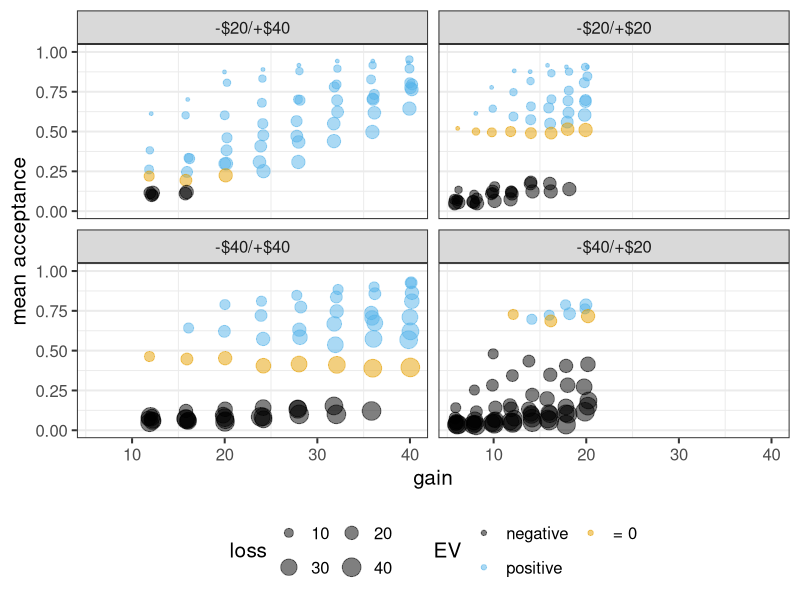
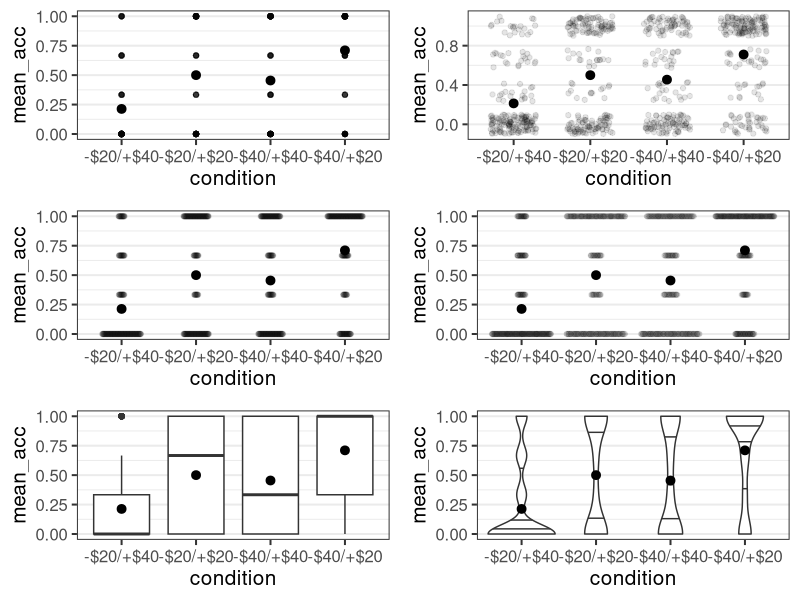
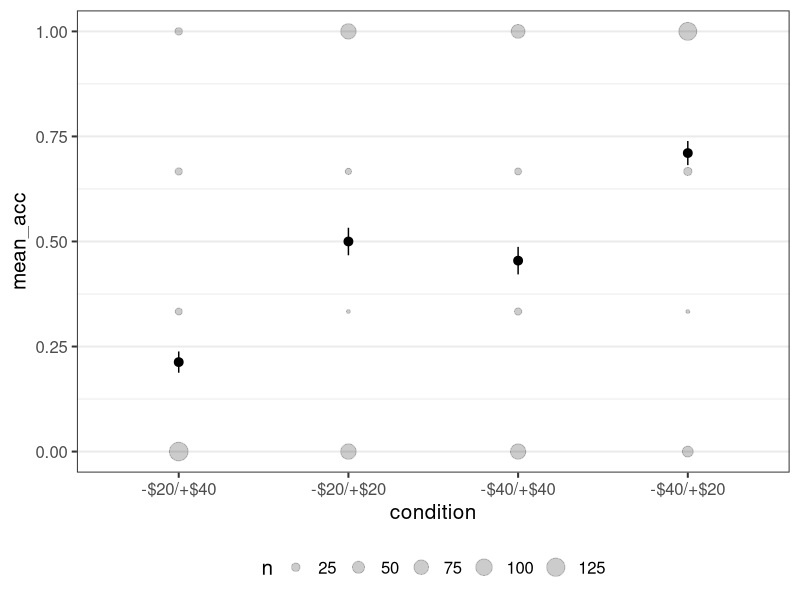
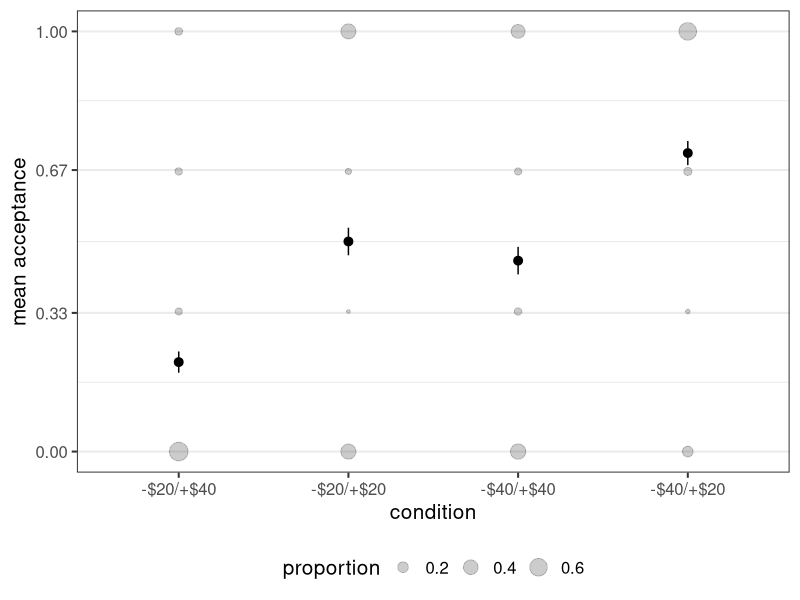
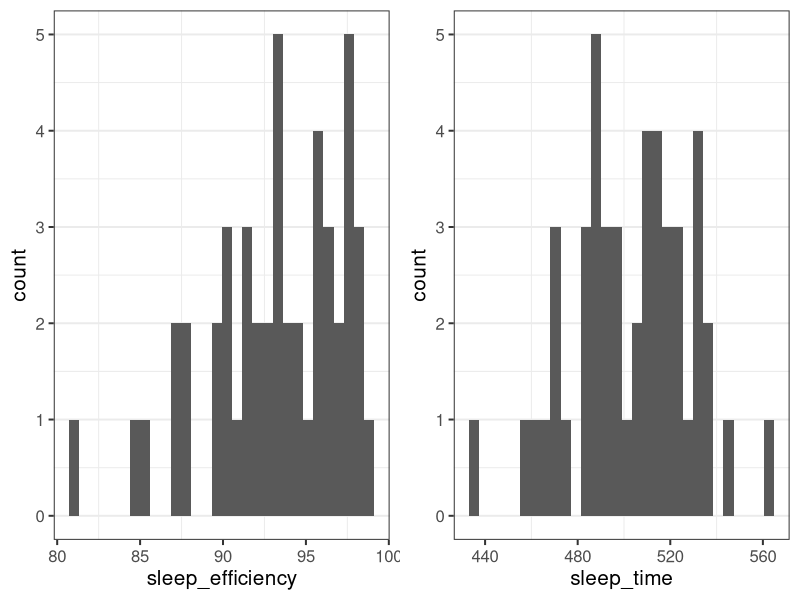
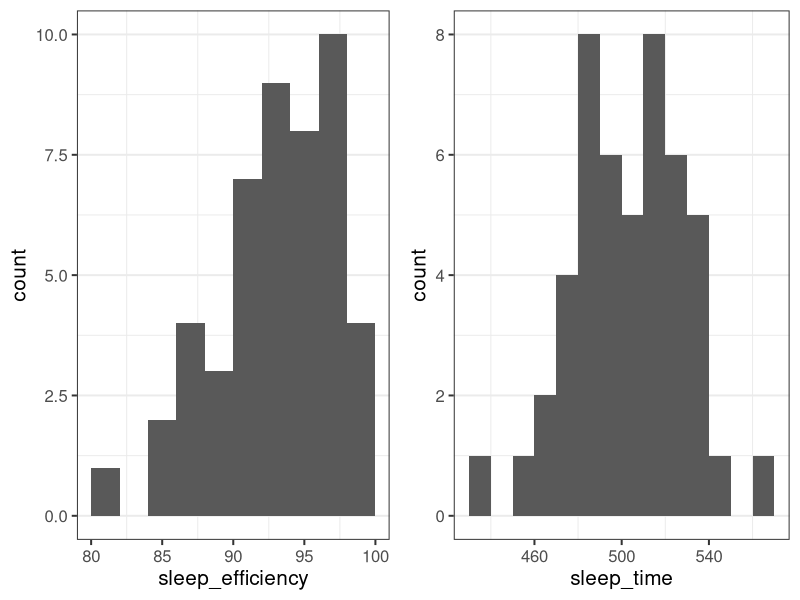
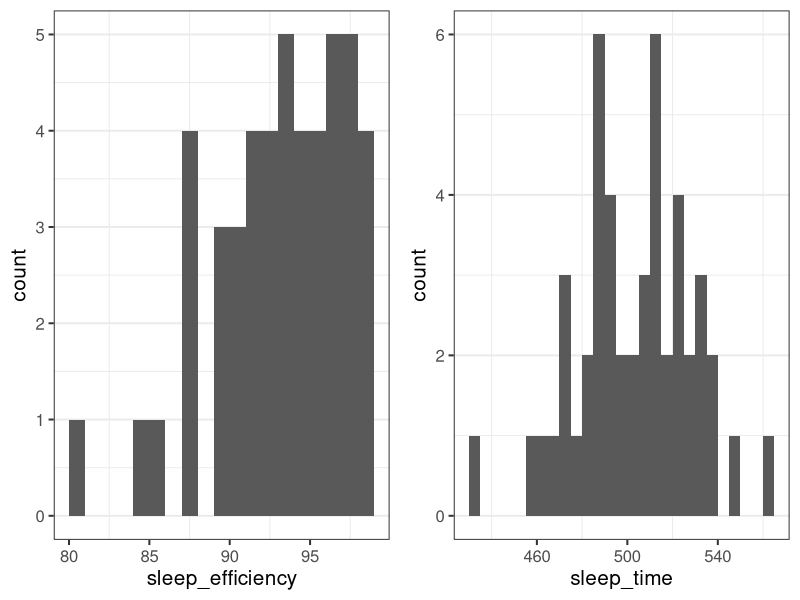
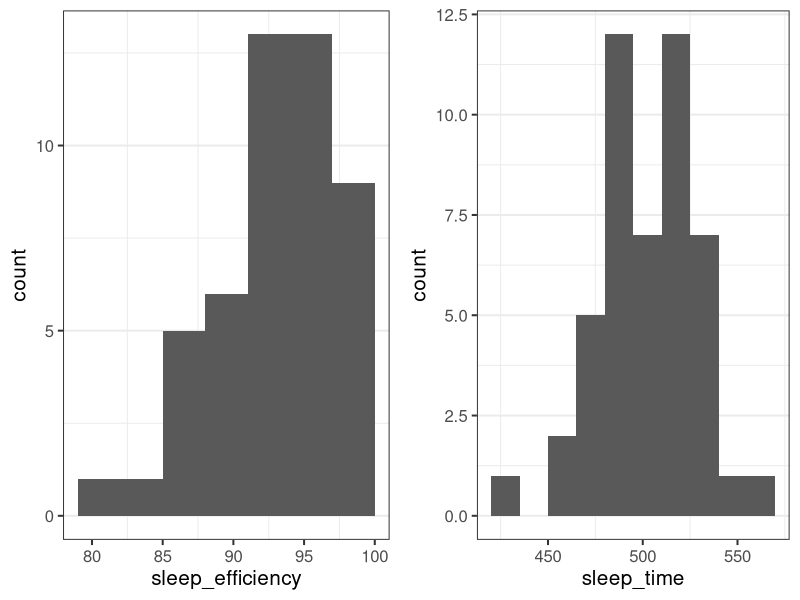

Generate these figures, in order, with R:
## ---- chunk 1
library("tidyverse")
theme_set(theme_bw(base_size = 15) + 
            theme(legend.position="bottom", 
                  panel.grid.major.x = element_blank()))
## ---- chunk 2
ws1a <- read_csv("data/ws2015_exp1a.csv")
ws1b <- read_csv("data/ws2015_exp1b.csv")
ws1a <- ws1a %>%
  mutate(subno = factor(paste0("e1a_", subno)))
ws1b <- ws1b %>%
  mutate(subno = factor(paste0("e1b_", subno)))
ws1 <- bind_rows(ws1a, ws1b)
ws1 <- ws1 %>% 
  mutate(
    subno = factor(subno),
    response = factor(response, levels = c("reject", "accept")),
    condition = factor(
      condition, 
      levels = c(40.2, 20.2, 40.4, 20.4), 
      labels = c("-$20/+$40", "-$20/+$20", "-$40/+$40", "-$40/+$20")
    )
  )
glimpse(ws1)
## ---- chunk 3
lot_sum_all <- ws1 %>% 
  group_by(condition, loss, gain) %>% 
  summarise(mean_acceptance = mean(resp)) %>% 
  mutate(ev = case_when(
    gain == loss ~ "= 0",
    gain < loss ~ "negative",
    gain > loss ~ "positive"
  )) %>% 
  mutate(
    ev = factor(ev, levels = c("negative", "= 0", "positive"))
  )
lot_sum_all
## ---- chunk 4
ggplot(lot_sum_all, aes(x = gain, y = mean_acceptance, 
                        colour = ev, size = loss)) +
  geom_jitter(width = 0.25, alpha = 0.5) +
  ggthemes::scale_colour_colorblind() +
  facet_wrap(vars(condition)) + 
  guides(size=guide_legend(nrow=2,byrow=TRUE), 
         colour = guide_legend(title = "EV", nrow=2,byrow=TRUE)) +
  labs(y = "mean acceptance") +
  coord_cartesian(ylim = c(0, 1))
## ---- chunk 5
part_sum <- ws1 %>%
  filter(loss == gain, loss %in% c(12, 16, 20)) %>% 
  group_by(condition, subno) %>% 
  summarise(mean_acc = mean(resp)) %>% 
  ungroup()
part_sum
## ---- chunk 6
0:3 / 3

## these are exactly the values in the data:
sort(unique(part_sum$mean_acc))

## ---- chunk 7
## load packages required here:
library("cowplot")
library("ggbeeswarm")

p1 <- ggplot(part_sum, aes(x = condition, y = mean_acc)) +
  geom_point(alpha = 0.1) +
  stat_summary()
p2 <- ggplot(part_sum, aes(x = condition, y = mean_acc)) +
  geom_jitter(alpha = 0.1, width = 0.3, height = 0.1) +
  stat_summary()
## we set groupOnX = FALSE to avoid a warning otherwise
p3 <- ggplot(part_sum, aes(x = condition, y = mean_acc)) +
  geom_beeswarm(alpha = 0.1, groupOnX = TRUE, cex = 0.1) +
  stat_summary()
p4 <- ggplot(part_sum, aes(x = condition, y = mean_acc)) +
  geom_quasirandom(alpha = 0.1, groupOnX = TRUE) +
  stat_summary()
p5 <- ggplot(part_sum, aes(x = condition, y = mean_acc)) +
  geom_boxplot() +
  stat_summary()
p6 <- ggplot(part_sum, aes(x = condition, y = mean_acc)) +
  geom_violin(draw_quantiles = c(0, 0.25, 0.5, 0.75)) +
  stat_summary()
plot_grid(p1, p2, p3, p4, p5, p6, ncol = 2)
## ---- chunk 8
ggplot(part_sum, aes(x = condition, y = mean_acc)) +
  geom_count(alpha = 0.2) +
  stat_summary()
## ---- chunk 9
ggplot(part_sum, aes(x = condition, y = mean_acc)) +
  geom_count(aes(size = after_stat(prop)), alpha = 0.2) +
  stat_summary() +
  scale_y_continuous(breaks = c(0, 0.33, 0.67, 1)) +
  guides(size=guide_legend(title = "proportion")) +
  labs(y = "mean acceptance")
## ---- chunk 10
library("tidyverse")
library("cowplot")  ## for plot_grid()
library("ggbeeswarm") ## for bee swarm plot
theme_set(theme_bw(base_size = 15) + 
            theme(legend.position="bottom", 
                  panel.grid.major.x = element_blank()))
earworm <- read_csv("data/earworm_study.csv")
earworm <- earworm %>% 
  mutate(
    id = factor(id),
    group = factor(group, levels = c("Lyrics", "Instrumental"))
  )
glimpse(earworm)
## ---- chunk 11
p1 <- ggplot(earworm, aes(x = sleep_efficiency)) +
  geom_histogram()
p2 <- ggplot(earworm, aes(x = sleep_time)) +
  geom_histogram()
plot_grid(p1, p2)
## ---- chunk 12
p1 <- ggplot(earworm, aes(x = sleep_efficiency)) +
  geom_histogram(binwidth = 2, boundary = 0)
p2 <- ggplot(earworm, aes(x = sleep_time)) +
  geom_histogram(binwidth = 10, boundary = 0)
plot_grid(p1, p2)
## ---- chunk 13
## half bin width
p1 <- ggplot(earworm, aes(x = sleep_efficiency)) +
  geom_histogram(binwidth = 1, boundary = 0)
p2 <- ggplot(earworm, aes(x = sleep_time)) +
  geom_histogram(binwidth = 5, boundary = 0)
plot_grid(p1, p2)
## ---- chunk 14
## 1.5 times bin width
p1 <- ggplot(earworm, aes(x = sleep_efficiency)) +
  geom_histogram(binwidth = 3, boundary = 100)
p2 <- ggplot(earworm, aes(x = sleep_time)) +
  geom_histogram(binwidth = 15, boundary = 0)
plot_grid(p1, p2)
## ---- chunk 15
p1 <- ggplot(earworm, aes(x = sleep_efficiency)) +
  geom_histogram(binwidth = 2, boundary = 0) +
  coord_cartesian(ylim = c(0, 11)) + 
  labs(x = "sleep efficiency")
p2 <- ggplot(earworm, aes(x = sleep_time)) +
  geom_histogram(binwidth = 10, boundary = 0) +
  coord_cartesian(ylim = c(0, 11)) + 
  labs(x = "sleep time (minutes)")
plot_grid(p1, p2)
## ---- chunk 16
ggplot(earworm, aes(x = relaxed, y = sleepy)) +
  geom_point() 
## ---- chunk 17
ggplot(earworm, aes(x = relaxed, y = sleepy)) +
  geom_point()  +
  coord_fixed(ratio = 1, xlim = c(0, 100), ylim = c(0, 100))
## ---- chunk 18
earworm <- earworm %>% 
  mutate(control_combined = (relaxed + sleepy) / 2 )
## ---- chunk 19

pe3_1 <- ggplot(earworm, aes(x = relaxed, y = sleep_efficiency)) +
  geom_point() 
pe3_2 <- ggplot(earworm, aes(x = sleepy, y = sleep_efficiency)) +
  geom_point() 
pe3_3 <- ggplot(earworm, aes(x = control_combined, y = sleep_efficiency)) +
  geom_point() 
plot_grid(pe3_1, pe3_2, pe3_3)
## ---- chunk 20
earworm <- earworm %>% 
  mutate(
    prop_earworm = (earworm_falling_asleep + earworm_night + 
                      earworm_morning) / 3
  ) %>% 
  mutate(any_earworm = if_else(prop_earworm == 0, 0, 1)) 
## ---- chunk 21
sort(unique(earworm$prop_earworm))
## ---- chunk 22
ggplot(earworm, aes(x = group, y = prop_earworm)) +
  geom_count(aes(size = after_stat(prop)), alpha = 0.2) +
  stat_summary() +
  scale_y_continuous(breaks = c(0, 0.33, 0.67, 1)) +
  guides(size=guide_legend(title = "prop. participants")) +
  labs(y = "prop. earworms")
## ---- chunk 23
ggplot(earworm, aes(x = group, y = any_earworm)) +
  geom_count(aes(size = after_stat(prop)), alpha = 0.2) +
  stat_summary() +
  scale_y_continuous(breaks = c(0, 0.33, 0.67, 1)) +
  guides(size=guide_legend(title = "prop. participants")) +
  labs(y = "any earworm")
